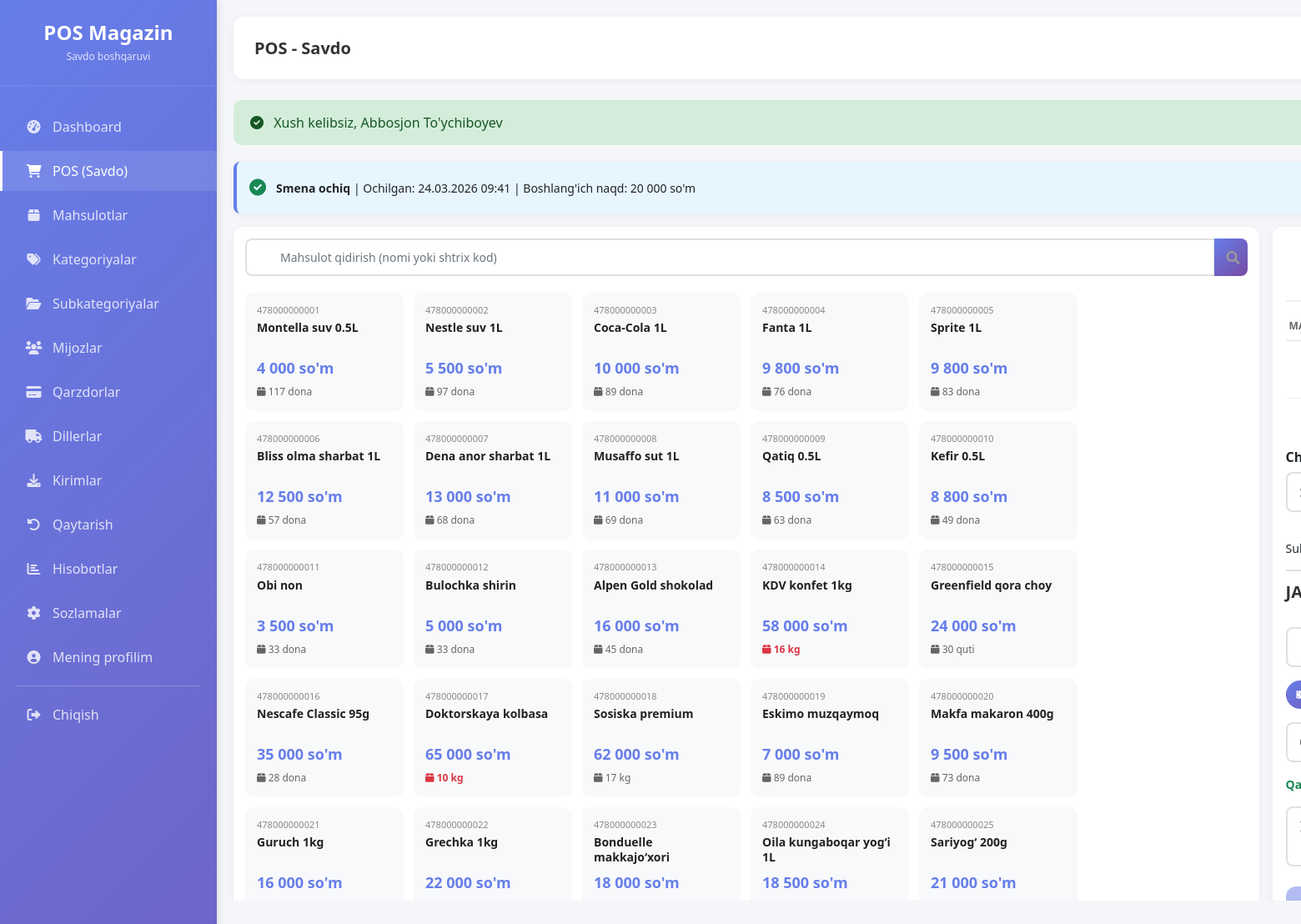
Screenshot of /pos (signed in) with the database file from the repository.
### tables this page shows
CREATE TABLE `kassa_smenalari` (
  `id` int(20) UNSIGNED NOT NULL,
  `kassir_id` bigint(20) UNSIGNED NOT NULL,
  `ochilgan_vaqt` datetime NOT NULL,
  `yopilgan_vaqt` datetime DEFAULT NULL,
  `ochilish_naqd` decimal(12,2) NOT NULL DEFAULT 0.00,
  `yopilish_naqd` decimal(12,2) DEFAULT NULL,
  `actual_cash` decimal(12,2) DEFAULT NULL,
  `holat` enum('OCHIQ','YOPIQ') NOT NULL DEFAULT 'OCHIQ',
  `izoh` varchar(255) DEFAULT NULL,
  `yaratilgan_vaqt` timestamp NULL DEFAULT current_timestamp(),
  `yangilangan_vaqt` timestamp NULL DEFAULT current_timestamp() ON UPDATE current_timestamp()
);

CREATE TABLE `mahsulotlar` (
  `id` int(20) UNSIGNED NOT NULL,
  `kategoriya_id` bigint(20) UNSIGNED NOT NULL,
  `subkategoriya_id` bigint(20) UNSIGNED DEFAULT NULL,
  `nomi` varchar(160) NOT NULL,
  `shtrix_kod` varchar(80) NOT NULL,
  `birlik` varchar(30) NOT NULL DEFAULT 'dona',
  `kelish_narxi` decimal(12,2) NOT NULL DEFAULT 0.00,
  `sotish_narxi` decimal(12,2) NOT NULL DEFAULT 0.00,
  `miqdor` int(11) NOT NULL DEFAULT 0,
  `minimal_miqdor` int(11) NOT NULL DEFAULT 0,
  `faol` tinyint(1) NOT NULL DEFAULT 1,
  `yaratilgan_vaqt` timestamp NULL DEFAULT current_timestamp(),
  `yangilangan_vaqt` timestamp NULL DEFAULT current_timestamp() ON UPDATE current_timestamp(),
  `ochirilgan_vaqt` timestamp NULL DEFAULT NULL
);

### app/Controllers/PosController.php (called while the page is built, shortened)
<?php
class PosController extends Controller
{
    private $productModel;
    private $posModel;
    private $customerModel;
    private $slotModel;
    public function __construct()
    {
        $this->productModel = new Product();
        $this->posModel = new Pos();
        $this->customerModel = new Customer();
        $this->slotModel = new SavdoSlot();
    }
    public function index()
    {
        $smena = $this->posModel->getCurrentSmena($_SESSION['user_id']);
        $categories = $this->db->query("SELECT * FROM kategoriyalar WHERE faol = 1 ORDER BY tartib")->fetchAll();
        $products = $this->productModel->all();
        $customers = $this->customerModel->all();
        $slots = [];
        if (isset($this->slotModel)) {
            $slotsData = $this->slotModel->getActiveSlots($_SESSION['user_id']);
            foreach ($slotsData as $slot) {
                $slot['items'] = $this->slotModel->getSlotItems($slot['id']);
                $slots[] = $slot;
            }
        }
        $cart = $_SESSION['cart'] ?? [];
        $this->view('pos/index', [
            'smena' => $smena,
            'categories' => $categories,
            'products' => $products,
            'customers' => $customers,
            'slots' => $slots,
            'cart' => $cart,
        ]);
    }
}

### config/database.php (called while the page is built)
<?php
class Database {
    private static $connection = null;
    public static function getInstance() {
        if (self::$connection === null) {
            try {
                $host = getenv('DB_HOST') ?: 'localhost';
                $dbname = getenv('DB_NAME') ?: 'pos_magazin_uz';
                $user = getenv('DB_USER') ?: 'root';
                $pass = getenv('DB_PASS') ?: '';
                $dsn = "mysql:host=$host;dbname=$dbname;charset=utf8";
                self::$connection = new PDO($dsn, $user, $pass);
                self::$connection->setAttribute(PDO::ATTR_ERRMODE, PDO::ERRMODE_EXCEPTION);
            } catch (PDOException $e) {
                die("Database xatosi: " . $e->getMessage());
            }
        }
        return self::$connection;
    }
}

### app/Models/Model.php (called while the page is built, shortened)
<?php
abstract class Model {
    protected $db;
    protected $table;
    public function __construct() {
        $this->db = \Database::getInstance();
    }
    public function all($orderBy = null, $direction = 'ASC') {
        try {
            $stmt = $this->db->prepare("SHOW COLUMNS FROM {$this->table} LIKE 'ochirilgan_vaqt'");
            $stmt->execute();
            $hasSoftDelete = $stmt->fetch() ? true : false;
            if ($hasSoftDelete) {
                $sql = "SELECT * FROM {$this->table} WHERE ochirilgan_vaqt IS NULL";
            } else {
                $sql = "SELECT * FROM {$this->table}";
            }
            $stmt = $this->db->query($sql);
            return $stmt->fetchAll();
        } catch (\PDOException $e) {
            $sql = "SELECT * FROM {$this->table}";
            if ($orderBy) {
                $sql .= " ORDER BY {$orderBy} {$direction}";
            }
            $stmt = $this->db->query($sql);
            return $stmt->fetchAll();
        }
    }
}

### app/Models/Pos.php (called while the page is built, shortened)
<?php
class Pos extends Model {
    public function getCurrentSmena($userId) {
        $stmt = $this->db->prepare("
            SELECT * FROM kassa_smenalari
            WHERE kassir_id = ? AND holat = 'OCHIQ'
            ORDER BY id DESC LIMIT 1
        ");
        $stmt->execute([$userId]);
        return $stmt->fetch();
    }
}

### app/Controllers/Controller.php (called while the page is built, shortened)
<?php
abstract class Controller {
    protected function view($view, $data = [], $layout = 'main') {
        $viewPath = APP_PATH . '/Views/pages/' . $view . '.php';
        extract($data);
        require $viewPath;
    }
}

### app/Views/pages/pos/index.php (the view, shortened to what this page needs)
<?php if (!$smena): ?>
    <div class="shift-info">
        <i class="fas fa-info-circle"></i>
        <div class="shift-text">
            <strong>Smena ochilmagan!</strong> Savdo qilish uchun smena ochishingiz kerak.
        </div>
        <div class="shift-actions">
            <button type="button" class="btn btn-primary btn-sm" data-bs-toggle="modal" data-bs-target="#openShiftModal">
                <i class="fas fa-play"></i> Smena ochish
            </button>
        </div>
    </div>
    <style>.pos-container { display: none; }</style>
<?php else: ?>
    <div class="shift-info">
        <i class="fas fa-check-circle text-success"></i>
        <div class="shift-text">
            <strong>Smena ochiq</strong> | Ochilgan: <?= date('d.m.Y H:i', strtotime($smena['ochilgan_vaqt'])) ?> |
            Boshlang'ich naqd: <?= number_format($smena['ochilish_naqd'], 0, ',', ' ') ?> so'm
        </div>
    </div>
    <div class="pos-container">
        <div class="products-section">
            <div class="products-toolbar">
                <div class="search-box">
                    <div class="input-group">
                        <input type="text" id="searchProduct" class="form-control" placeholder="Mahsulot qidirish (nomi yoki shtrix kod)" autofocus>
                        <button class="btn btn-primary" type="button" id="searchBtn">
                            <i class="fas fa-search"></i>
                        </button>
                    </div>
                </div>
            </div>
            <div class="products-scroll">
                <div class="products-grid" id="productsGrid">
                    <?php foreach ($products as $product): ?>
                    <?php if ($product['faol']): ?>
                    <div class="product-card <?= $product['miqdor'] <= 0 ? 'out-of-stock' : '' ?>"
                        data-id="<?= $product['id'] ?>"
                        data-name="<?= htmlspecialchars($product['nomi']) ?>"
                        data-price="<?= $product['sotish_narxi'] ?>"
                        data-stock="<?= $product['miqdor'] ?>">
                        <div class="barcode"><?= $product['shtrix_kod'] ?></div>
                        <div class="name"><?= htmlspecialchars($product['nomi']) ?></div>
                        <div class="price"><?= number_format($product['sotish_narxi'], 0, ',', ' ') ?> so'm</div>
                        <div class="stock <?= $product['miqdor'] <= $product['minimal_miqdor'] ? 'low' : '' ?>">
                            <i class="fas fa-box"></i> <?= $product['miqdor'] ?> <?= $product['birlik'] ?>
                        </div>
                    </div>
                    <?php endif; ?>
                    <?php endforeach; ?>
                </div>
            </div>
        </div>
        <div class="cart-section" id="cartSection">
            <div class="cart-header">
            </div>
            <div class="cart-items-wrap">
                <table class="cart-table">
                    <thead>
                        <tr>
                            <th>MAHSULOT</th>
                        </tr>
                    </thead>
                    <tbody id="cartItems">
                        <?php if (empty($cart)): ?>
                        <tr><td colspan="4" class="text-center py-4">Savat bo‘sh</td></tr>
                        <?php endif; ?>
                    </tbody>
                </table>
            </div>
            <div class="discount-section mb-3">
                <label class="form-label fw-bold">Chegirma</label>
                <div class="row g-2">
                    <div class="col-4">
                        <select id="discountType" class="form-select" onchange="toggleDiscountType()">
                            <option value="fixed">So'm</option>
                        </select>
                    </div>
                </div>
            </div>
            <div class="totals">
                <div class="total-row">
                    <span>Sub Total</span>
                </div>
                <div class="total-row final">
                    <span>JAMI</span>
                </div>
            </div>
            <div class="customer-select mb-3">
                <select id="customerId" class="form-select">
                    <option value="">Mijoz tanlash (ixtiyoriy)</option>
                </select>
            </div>
            <div class="payment-methods mb-3">
                <span class="func-btn payment-method active" data-method="NAQD" onclick="selectPaymentMethod('NAQD')">
                    <i class="fas fa-money-bill-wave"></i> Naqd
                </span>
            </div>
            <div class="paid-amount mb-3">
                <input type="text" id="paidAmount" class="form-control" placeholder="To‘langan summa" value="<?= $subtotal ?? 0 ?>"
                    onkeyup="this.value = this.value.replace(/[^0-9\.]/g, ''); calculateChange()">
            </div>
            <div class="change-amount mb-3" id="changeAmount" style="display:none;">
                Qaytim: <span id="changeValue">0</span> so'm
            </div>
            <div class="cart-note mb-3">
                <textarea id="note" class="form-control" rows="2" placeholder="Izoh (ixtiyoriy)"></textarea>
            </div>
            <button class="confirm-btn" id="checkoutBtn" onclick="checkout()" <?= empty($cart) ? 'disabled' : '' ?>>
            </button>
        </div>
    </div>
<?php endif; ?>

### public/index.php (shortened to what this page needs)
<?php
require_once __DIR__ . '/../config/database.php';
spl_autoload_register(function ($class) {
    $prefix = 'App\\';
    $base_dir = APP_PATH . '/';
    $len = strlen($prefix);
    $relative_class = substr($class, $len);
    $file = $base_dir . str_replace('\\', '/', $relative_class) . '.php';
});
$requestUri = $_SERVER['REQUEST_URI'];
$basePath = '/new-pos';
if (strpos($requestUri, $basePath) === 0) {
    $requestUri = substr($requestUri, strlen($basePath));
}
$requestUri = strtok($requestUri, '?');
$requestUri = str_replace('/public', '', $requestUri);
$requestUri = trim($requestUri, '/');
$routesFile = ROUTES_PATH . '/web.php';
$routes = require $routesFile;
$httpMethod = $_SERVER['REQUEST_METHOD'];
$isAjax = (!empty($_SERVER['HTTP_X_REQUESTED_WITH']) &&
    strtolower($_SERVER['HTTP_X_REQUESTED_WITH']) === 'xmlhttprequest');
$dispatchMethods = $isAjax ? ['AJAX', $httpMethod] : [$httpMethod];
route_dispatch($routes, $dispatchMethods, $requestUri);
function route_dispatch($routes, array $methods, $uri) {
    foreach ($methods as $method) {
        foreach ($routes[$method] as $pattern => $handler) {
        $pattern = trim($pattern, '/');
        $regexPattern = preg_replace('/\{[a-zA-Z0-9_]+\}/', '([^/]+)', $pattern);
        $regexPattern = '/^' . str_replace('/', '\/', $regexPattern) . '$/';
        if (preg_match($regexPattern, $uri, $matches)) {
            array_shift($matches);
            list($controller, $action) = $handler;
            $controllerInstance = new $controllerClass();
            call_user_func_array([$controllerInstance, $action], $matches);
            return;
        }
        }
    }
}

### public/assets/css/responsive.css (style rules this page uses)
.products-grid { grid-template-columns: repeat(2, 1fr); }
.product-card .barcode { font-size: 9px; }
.product-card .name { font-size: 13px; }
.cart-header { flex-direction: column; gap: 10px; }

### public/assets/css/style.css (style rules this page uses)
* { margin: 0; padding: 0; box-sizing: border-box; }
body { font-family: 'Segoe UI', Tahoma, Geneva, Verdana, sans-serif; background: #f4f6f9; }
.btn-primary { background: linear-gradient(135deg, #667eea 0%, #764ba2 100%); border: none; padding: 8px 20px; border-radius: 8px; color: white; font-weight: 500; transition: all 0.3s; }
.form-control, .form-select { border: 2px solid #e0e0e0; border-radius: 8px; padding: 10px 15px; transition: all 0.3s; }
.products-grid { display: flex; flex-wrap: wrap; gap: 12px; align-content: flex-start; margin-bottom: 25px; }
.product-card { flex: 0 0 calc(20% - 10px); min-width: 150px; max-width: 190px; min-height: 118px; background: #f8f9fa; border-radius: 10px; padding: 12px; cursor: pointer; transition: 0.2s ease; border: 2px solid transparent; display: flex; flex-direction: column; justify-content: space-between; }
.product-card .barcode { font-size: 11px; color: #888; line-height: 1.2; margin-bottom: 6px; word-break: break-all; }
.product-card .name { font-size: 14px; font-weight: 600; color: #222; line-height: 1.3; margin-bottom: 8px; min-height: 36px; }
.product-card .price { font-size: 18px; font-weight: 700; color: #667eea; margin-bottom: 6px; }
.product-card .stock { font-size: 12px; color: #666; }
.product-card .stock.low { color: #dc3545; font-weight: 600; }
.pos-container { display: grid; grid-template-columns: 2fr 1fr; gap: 20px; height: calc(100vh - 200px); }
.products-section { background: white; border-radius: 12px; padding: 20px; box-shadow: 0 2px 10px rgba(0,0,0,0.05); overflow-y: auto; }
.cart-section { background: white; border-radius: 12px; padding: 20px; box-shadow: 0 2px 10px rgba(0,0,0,0.05); display: flex; flex-direction: column; }
.cart-header { display: flex; justify-content: space-between; align-items: center; margin-bottom: 20px; padding-bottom: 10px; border-bottom: 1px solid #f0f0f0; }
.total-row { display: flex; justify-content: space-between; align-items: center; margin-bottom: 10px; }
.search-box { flex: 1; position: relative; }
.search-box input { width: 100%; padding: 10px 15px 10px 40px; border: 2px solid #e0e0e0; border-radius: 8px; font-size: 14px; }
.search-box i { position: absolute; left: 15px; top: 50%; transform: translateY(-50%); color: #999; }
.shift-info { display: flex; justify-content: space-between; align-items: center; background: white; border-radius: 12px; padding: 20px; box-shadow: 0 2px 10px rgba(0,0,0,0.05); margin-bottom: 20px; }
.viewport-1920 .pos-container { height: calc(1080px - 200px); }
.viewport-1920 .products-section, .viewport-1920 .cart-section { height: calc(1080px - 220px); overflow: auto; }
.viewport-1920 .products-grid { gap: 12px; }
.viewport-1920 .product-card { transition: transform 0.15s; }

### app/Views/layouts/main.php (style rules this page uses)
* { margin: 0; padding: 0; box-sizing: border-box; }
body { font-family: 'Segoe UI', Tahoma, Geneva, Verdana, sans-serif; background: #f4f6f9; }

### rows the page displays
kassa_smenalari: ochilgan_vaqt "24.03.2026 09:41", ochilish_naqd "20 000"
mahsulotlar: shtrix_kod "478000000001", nomi "Montella suv 0.5L", sotish_narxi "4 000", miqdor "117", birlik "dona"
mahsulotlar: shtrix_kod "478000000002", nomi "Nestle suv 1L", sotish_narxi "5 500", miqdor "97", birlik "dona"
mahsulotlar: shtrix_kod "478000000003", nomi "Coca-Cola 1L", sotish_narxi "10 000", miqdor "89", birlik "dona"
mahsulotlar: shtrix_kod "478000000004", nomi "Fanta 1L", sotish_narxi "9 800", miqdor "76", birlik "dona"
mahsulotlar: shtrix_kod "478000000005", nomi "Sprite 1L", sotish_narxi "9 800", miqdor "83", birlik "dona"
mahsulotlar: shtrix_kod "478000000006", nomi "Bliss olma sharbat 1L", sotish_narxi "12 500", miqdor "57", birlik "dona"
mahsulotlar: shtrix_kod "478000000007", nomi "Dena anor sharbat 1L", sotish_narxi "13 000", miqdor "68", birlik "dona"
mahsulotlar: shtrix_kod "478000000008", nomi "Musaffo sut 1L", sotish_narxi "11 000", miqdor "69", birlik "dona"
mahsulotlar: shtrix_kod "478000000009", nomi "Qatiq 0.5L", sotish_narxi "8 500", miqdor "63", birlik "dona"
mahsulotlar: shtrix_kod "478000000010", nomi "Kefir 0.5L", sotish_narxi "8 800", miqdor "49", birlik "dona"
mahsulotlar: shtrix_kod "478000000011", nomi "Obi non", sotish_narxi "3 500", miqdor "33", birlik "dona"
mahsulotlar: shtrix_kod "478000000012", nomi "Bulochka shirin", sotish_narxi "5 000", miqdor "33", birlik "dona"
mahsulotlar: shtrix_kod "478000000013", nomi "Alpen Gold shokolad", sotish_narxi "16 000", miqdor "45", birlik "dona"
mahsulotlar: shtrix_kod "478000000014", nomi "KDV konfet 1kg", sotish_narxi "58 000", miqdor "16", birlik "kg"
mahsulotlar: shtrix_kod "478000000015", nomi "Greenfield qora choy", sotish_narxi "24 000", miqdor "30", birlik "quti"
mahsulotlar: shtrix_kod "478000000016", nomi "Nescafe Classic 95g", sotish_narxi "35 000", miqdor "28", birlik "dona"
mahsulotlar: shtrix_kod "478000000017", nomi "Doktorskaya kolbasa", sotish_narxi "65 000", miqdor "10", birlik "kg"
mahsulotlar: shtrix_kod "478000000018", nomi "Sosiska premium", sotish_narxi "62 000", miqdor "17", birlik "kg"
mahsulotlar: shtrix_kod "478000000019", nomi "Eskimo muzqaymoq", sotish_narxi "7 000", miqdor "89", birlik "dona"
mahsulotlar: shtrix_kod "478000000020", nomi "Makfa makaron 400g", sotish_narxi "9 500", miqdor "73", birlik "dona"
mahsulotlar: shtrix_kod "478000000021", nomi "Guruch 1kg", sotish_narxi "16 000"
mahsulotlar: shtrix_kod "478000000022", nomi "Grechka 1kg", sotish_narxi "22 000"
mahsulotlar: shtrix_kod "478000000023", nomi "Bonduelle makkajo‘xori", sotish_narxi "18 000"
mahsulotlar: shtrix_kod "478000000024", nomi "Oila kungaboqar yog‘i 1L", sotish_narxi "18 500"
mahsulotlar: shtrix_kod "478000000025", nomi "Sariyog‘ 200g", sotish_narxi "21 000"
